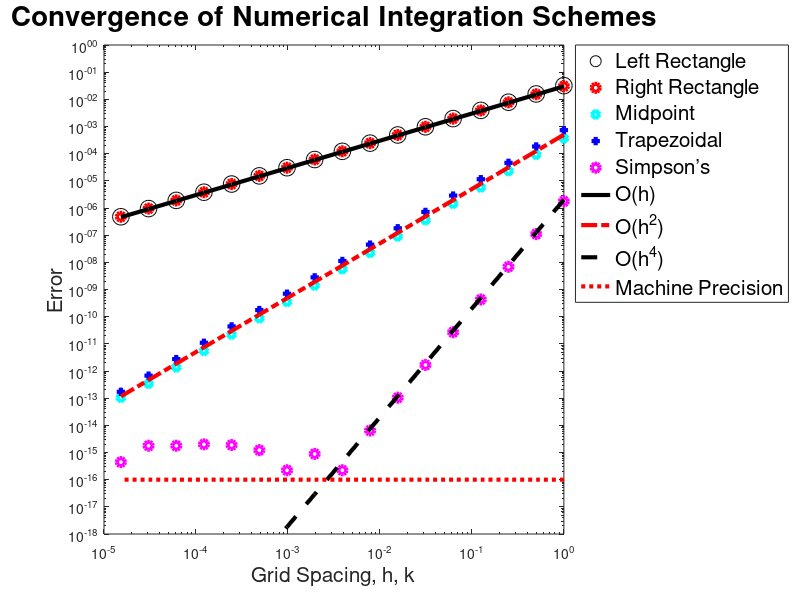

Write the MATLAB code that produced this figure.
%% Problem 1
clear; close all; clc

load('Plutonium.mat')

ans1 = (P(12) - P(10)) / (2*1);

ans2 = (-3*P(1) + 4*P(2) - P(3)) / (2*1);

ans3 = (3*P(41) - 4*P(40) + P(39)) / (2*1);

P_prime = zeros([1 41]);
P_prime(1) = ans2;
P_prime(end) = ans3;
P_prime(2:end-1) = (P(3:end)-P(1:end-2))/(2*1);
ans4 = zeros([1 41]);
ans4(1:end) = -1 * P_prime / P(1:end);


ans5 = log(2) / (sum(ans4) / 41);

%% Problem 2
clear; close all; clc

load('BloodFlow.mat')

ans6 = 0.001/2*(v(1) .* r(1) + 2*sum(v(2:end-1) .* r(2:end-1)) + v(end) .* r(end)) * 2 * pi;

ans7 = 0.001 * 2 * pi * sum(r(2:end));

ans8 = ans6 / ans7;

%% Problem 3
clear; close all; clc

load('Dye.mat')

dx = 0.1;
ans9 = dx/3 * (c(1) + 4*sum(c(2:2:end-1)) + 2* sum(c(3:2:end-2)) + c(end));

ans10 = 3 / ans9;

%% Problem 4
clear; close all; clc

f = @(x) exp(-(x-85).^2/50) / sqrt(50*pi);
exact = integral(f, 76, 86);

n = 0:-1:-16;
dx = 2.^n;
x = 76;
error_left = zeros([1 17]);
error_right = zeros([1 17]);
error_midpoint = zeros([1 17]);
error_trap = zeros([1 17]);
error_simpson = zeros([1 17]);

midpoint = zeros([1 17]);
for k = 1:length(dx)
    x = 76:dx(k):86;
    
    left = dx(k) * sum(f(x(1:end-1)));
    error_left(k) = abs(exact - left);
    
    right = dx(k) * sum(f(x(2:end)));
    error_right(k) = abs(exact - right);
    
    mid = f((x(1:end-1) + x(2:end)) / 2);
    midpoint(k) = dx(k) * sum(mid);
    error_midpoint = abs(exact - midpoint);
    
    trap(k) = dx(k)/2*(f(x(1)) + 2*sum(f(x(2:end-1))) + f(x(end)));
    error_trap = abs(exact - trap);
    
    simpson(k) = dx(k)/3 * (f(x(1)) + 4*sum(f(x(2:2:end-1))) + 2*sum(f(x(3:2:end-2))) + f(x(end)));
    error_simpson = abs(exact - simpson);
end


loglog(dx, error_left, 'ko','MarkerSize',12)
hold on
loglog(dx, error_right, 'ro', 'LineWidth', 3)
loglog(dx, error_midpoint, 'cd', 'LineWidth', 3)
loglog(dx, error_trap, 'b+', 'LineWidth', 3)
loglog(dx, error_simpson, 'mo', 'LineWidth', 3)

loglog(dx, 0.03*dx, 'k-', 'LineWidth', 3) 
loglog(dx, 0.0005*dx.^2, 'r-.', 'LineWidth', 3)
loglog(dx, 0.000002*dx.^4, 'k--', 'LineWidth', 3)

line = 10^-16 + zeros([1 length(dx)]);
loglog(dx, line, 'r:', 'LineWidth', 3)

title('Convergence of Numerical Integration Schemes', 'fontsize', [20])
xlabel('Grid Spacing, h, k', 'fontsize', [15])
ylabel('Error', 'fontsize', [15])
legend('Left Rectangle', 'Right Rectangle', 'Midpoint', 'Trapezoidal', 'Simpson’s', 'O(h)', 'O(h^2)', 'O(h^4)', 'Machine Precision', 'fontsize', [15], 'Location', 'Northeastoutside')
ylim([10^-18 1])
print('HW8_fig1.png','-dpng')
